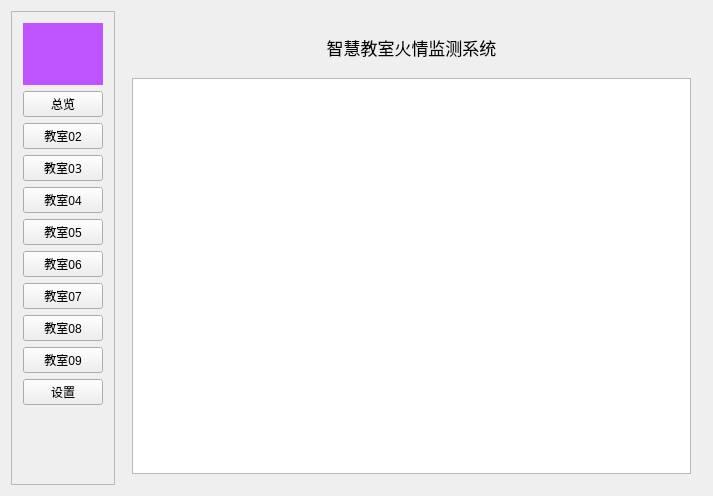
<?xml version="1.0" encoding="UTF-8"?>
<ui version="4.0">
 <class>MainWindow</class>
 <widget class="QMainWindow" name="MainWindow">
  <property name="geometry">
   <rect>
    <x>0</x>
    <y>0</y>
    <width>713</width>
    <height>496</height>
   </rect>
  </property>
  <property name="windowTitle">
   <string>MainWindow</string>
  </property>
  <widget class="QWidget" name="centralWidget">
   <layout class="QGridLayout" name="gridLayout_2">
    <item row="0" column="0">
     <layout class="QHBoxLayout" name="horizontalLayout_5" stretch="0,10">
      <item>
       <widget class="PanelLeftSide" name="scrollArea">
        <property name="widgetResizable">
         <bool>true</bool>
        </property>
        <widget class="QWidget" name="scrollAreaWidgetContents">
         <property name="geometry">
          <rect>
           <x>0</x>
           <y>0</y>
           <width>104</width>
           <height>470</height>
          </rect>
         </property>
         <layout class="QGridLayout" name="gridLayout_3">
          <item row="0" column="0">
           <layout class="QVBoxLayout" name="verticalLayout_8">
            <item>
             <widget class="QLabel" name="labelLogo">
              <property name="styleSheet">
               <string notr="true">background-color: rgb(190, 84, 255);</string>
              </property>
              <property name="text">
               <string/>
              </property>
             </widget>
            </item>
            <item>
             <widget class="QPushButton" name="btn3">
              <property name="text">
               <string>总览</string>
              </property>
             </widget>
            </item>
            <item>
             <widget class="QPushButton" name="btn2">
              <property name="text">
               <string>教室02</string>
              </property>
             </widget>
            </item>
            <item>
             <widget class="QPushButton" name="btn1">
              <property name="font">
               <font>
                <family>微软雅黑</family>
               </font>
              </property>
              <property name="text">
               <string>教室03</string>
              </property>
             </widget>
            </item>
            <item>
             <widget class="QPushButton" name="btn4">
              <property name="text">
               <string>教室04</string>
              </property>
             </widget>
            </item>
            <item>
             <widget class="QPushButton" name="btn5">
              <property name="text">
               <string>教室05</string>
              </property>
             </widget>
            </item>
            <item>
             <widget class="QPushButton" name="btn6">
              <property name="text">
               <string>教室06</string>
              </property>
             </widget>
            </item>
            <item>
             <widget class="QPushButton" name="btn7">
              <property name="text">
               <string>教室07</string>
              </property>
             </widget>
            </item>
            <item>
             <widget class="QPushButton" name="btn8">
              <property name="text">
               <string>教室08</string>
              </property>
             </widget>
            </item>
            <item>
             <widget class="QPushButton" name="btn9">
              <property name="text">
               <string>教室09</string>
              </property>
             </widget>
            </item>
            <item>
             <widget class="QPushButton" name="btnSet">
              <property name="text">
               <string>设置</string>
              </property>
             </widget>
            </item>
            <item>
             <widget class="QLabel" name="label_3">
              <property name="text">
               <string/>
              </property>
             </widget>
            </item>
           </layout>
          </item>
         </layout>
        </widget>
       </widget>
      </item>
      <item>
       <widget class="QStackedWidget" name="stackedWidget">
        <property name="currentIndex">
         <number>2</number>
        </property>
        <widget class="QWidget" name="page01"/>
        <widget class="QWidget" name="page02">
         <layout class="QGridLayout" name="gridLayout">
          <item row="0" column="0">
           <layout class="QVBoxLayout" name="verticalLayout_7" stretch="7,1">
            <item>
             <widget class="QChartView" name="chartTemp" native="true">
              <property name="styleSheet">
               <string notr="true"/>
              </property>
             </widget>
            </item>
            <item>
             <layout class="QHBoxLayout" name="horizontalLayout_3" stretch="4,1,2">
              <item>
               <layout class="QHBoxLayout" name="horizontalLayout">
                <item>
                 <layout class="QVBoxLayout" name="verticalLayout_4" stretch="2,1">
                  <item>
                   <widget class="GCLed" name="labelWater">
                    <property name="text">
                     <string/>
                    </property>
                   </widget>
                  </item>
                  <item>
                   <widget class="QLabel" name="label_7">
                    <property name="text">
                     <string>水阀</string>
                    </property>
                    <property name="alignment">
                     <set>Qt::AlignCenter</set>
                    </property>
                   </widget>
                  </item>
                 </layout>
                </item>
                <item>
                 <layout class="QVBoxLayout" name="verticalLayout_3" stretch="2,1">
                  <item>
                   <widget class="GCLed" name="labelWater_2">
                    <property name="text">
                     <string/>
                    </property>
                   </widget>
                  </item>
                  <item>
                   <widget class="QLabel" name="label_8">
                    <property name="text">
                     <string>烟雾</string>
                    </property>
                    <property name="alignment">
                     <set>Qt::AlignCenter</set>
                    </property>
                   </widget>
                  </item>
                 </layout>
                </item>
                <item>
                 <layout class="QVBoxLayout" name="verticalLayout_5" stretch="2,1">
                  <item>
                   <widget class="GCLed" name="labelWater_3">
                    <property name="text">
                     <string/>
                    </property>
                   </widget>
                  </item>
                  <item>
                   <widget class="QLabel" name="label_10">
                    <property name="text">
                     <string>人员</string>
                    </property>
                    <property name="alignment">
                     <set>Qt::AlignCenter</set>
                    </property>
                   </widget>
                  </item>
                 </layout>
                </item>
                <item>
                 <layout class="QVBoxLayout" name="verticalLayout_6" stretch="2,1">
                  <item>
                   <widget class="GCLed" name="labelBeep">
                    <property name="text">
                     <string/>
                    </property>
                   </widget>
                  </item>
                  <item>
                   <widget class="QLabel" name="label_9">
                    <property name="text">
                     <string>报警</string>
                    </property>
                    <property name="alignment">
                     <set>Qt::AlignCenter</set>
                    </property>
                   </widget>
                  </item>
                 </layout>
                </item>
               </layout>
              </item>
              <item>
               <layout class="QVBoxLayout" name="verticalLayout"/>
              </item>
              <item>
               <layout class="QVBoxLayout" name="verticalLayout_2">
                <item>
                 <layout class="QHBoxLayout" name="horizontalLayout_2">
                  <item>
                   <layout class="QHBoxLayout" name="horizontalLayout_4" stretch="1,1">
                    <item>
                     <widget class="QLabel" name="label_2">
                      <property name="text">
                       <string>水阀</string>
                      </property>
                      <property name="alignment">
                       <set>Qt::AlignCenter</set>
                      </property>
                     </widget>
                    </item>
                    <item>
                     <widget class="QPushButton" name="btnWater">
                      <property name="sizePolicy">
                       <sizepolicy hsizetype="Preferred" vsizetype="Preferred">
                        <horstretch>0</horstretch>
                        <verstretch>0</verstretch>
                       </sizepolicy>
                      </property>
                      <property name="text">
                       <string>打开</string>
                      </property>
                     </widget>
                    </item>
                   </layout>
                  </item>
                 </layout>
                </item>
                <item>
                 <layout class="QHBoxLayout" name="horizontalLayout_8">
                  <item>
                   <layout class="QHBoxLayout" name="horizontalLayout_6" stretch="1,1">
                    <item>
                     <widget class="QLabel" name="label_4">
                      <property name="text">
                       <string>报警</string>
                      </property>
                      <property name="alignment">
                       <set>Qt::AlignCenter</set>
                      </property>
                     </widget>
                    </item>
                    <item>
                     <widget class="QPushButton" name="btnBeep">
                      <property name="sizePolicy">
                       <sizepolicy hsizetype="Preferred" vsizetype="Preferred">
                        <horstretch>0</horstretch>
                        <verstretch>0</verstretch>
                       </sizepolicy>
                      </property>
                      <property name="text">
                       <string>打开</string>
                      </property>
                     </widget>
                    </item>
                   </layout>
                  </item>
                 </layout>
                </item>
               </layout>
              </item>
             </layout>
            </item>
           </layout>
          </item>
         </layout>
        </widget>
        <widget class="QWidget" name="page03">
         <layout class="QGridLayout" name="gridLayout_4">
          <item row="0" column="0">
           <layout class="QVBoxLayout" name="verticalLayout_9" stretch="1,8">
            <item>
             <widget class="QLabel" name="label_5">
              <property name="font">
               <font>
                <family>微软雅黑</family>
                <pointsize>13</pointsize>
               </font>
              </property>
              <property name="text">
               <string>智慧教室火情监测系统</string>
              </property>
              <property name="alignment">
               <set>Qt::AlignCenter</set>
              </property>
             </widget>
            </item>
            <item>
             <widget class="QTableWidget" name="tableWidget"/>
            </item>
           </layout>
          </item>
         </layout>
        </widget>
        <widget class="QWidget" name="page04">
         <widget class="QComboBox" name="cBPort">
          <property name="geometry">
           <rect>
            <x>180</x>
            <y>210</y>
            <width>89</width>
            <height>23</height>
           </rect>
          </property>
         </widget>
         <widget class="QPushButton" name="btnConnect">
          <property name="geometry">
           <rect>
            <x>280</x>
            <y>210</y>
            <width>89</width>
            <height>21</height>
           </rect>
          </property>
          <property name="text">
           <string>连接</string>
          </property>
         </widget>
        </widget>
       </widget>
      </item>
     </layout>
    </item>
   </layout>
  </widget>
 </widget>
 <layoutdefault spacing="6" margin="11"/>
 <customwidgets>
  <customwidget>
   <class>QChartView</class>
   <extends>QWidget</extends>
   <header location="global">qchartview.h</header>
   <container>1</container>
  </customwidget>
  <customwidget>
   <class>GCLed</class>
   <extends>QLabel</extends>
   <header location="global">gcled.h</header>
  </customwidget>
  <customwidget>
   <class>PanelLeftSide</class>
   <extends>QScrollArea</extends>
   <header location="global">QSidePanel/PanelLeftSide.hpp</header>
   <container>1</container>
  </customwidget>
 </customwidgets>
 <resources/>
 <connections/>
</ui>
